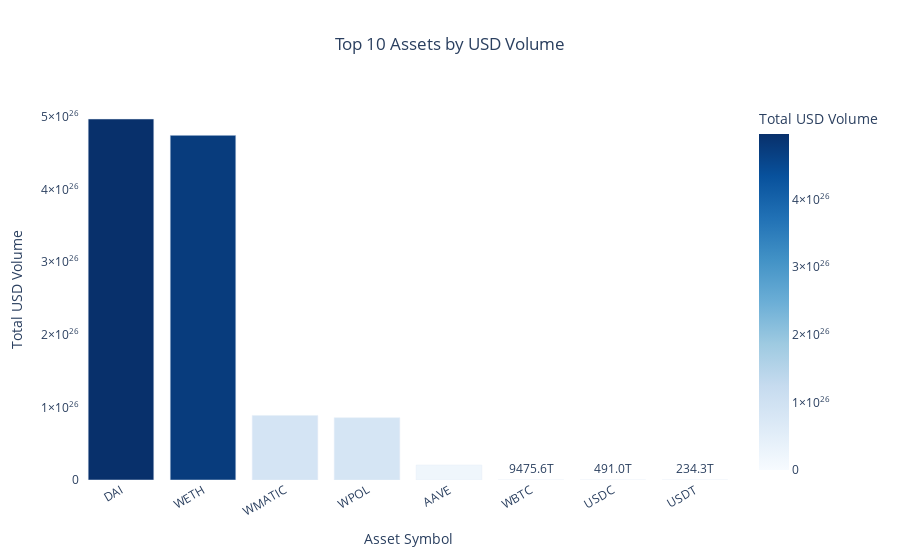

The cell this chart's notebook holds for it:
### Markdown cell above
#### Top 10 assets by total USD volume

### Code cell
import plotly.express as px

# formatted volume labels
def format_usd(value):
    if value >= 1e12:
        return f'{value / 1e12:.1f}T'
    elif value >= 1e9:
        return f'{value / 1e9:.1f}B'
    elif value >= 1e6:
        return f'{value / 1e6:.1f}M'
    else:
        return f'{value:.0f}'

top_assets_usd = df.groupby('asset_symbol')['amount_usd'].sum().nlargest(10).reset_index()
top_assets_usd['formatted_amount'] = top_assets_usd['amount_usd'].apply(format_usd)

# Plotly bar chart
fig2 = px.bar(
    top_assets_usd,
    x='asset_symbol',
    y='amount_usd',
    text='formatted_amount',
    title='Top 10 Assets by USD Volume',
    labels={'asset_symbol': 'Asset Symbol', 'amount_usd': 'Total USD Volume'},
    color='amount_usd',
    color_continuous_scale='Blues'  # Optional: adds nice gradient
)

# Customize layout
fig2.update_traces(
    textposition='outside',
    hovertemplate='<b>%{x}</b><br>Total Volume: %{y:,.2f} USD<extra></extra>'
)

fig2.update_layout(
    yaxis_title='Total USD Volume',
    xaxis_title='Asset Symbol',
    plot_bgcolor='white',
    xaxis_tickangle=-30,
    title_x=0.5,
    uniformtext_minsize=10,
    uniformtext_mode='hide',
)

fig2.show()

### Figure 1 — Plotly figure (JSON) as saved in the notebook; plotly's stock layout.template omitted (floating-point values rounded to 4 significant figures)
{"data": [{"hovertemplate": "<b>%{x}</b><br>Total Volume: %{y:,.2f} USD<extra></extra>", "legendgroup": "", "marker": {"color": [4.971e+26, 4.746e+26, 8.893e+25, 8.586e+25, 2.058e+25, 9476000000000000.0, 491000000000000.0, 234300000000000.0], "coloraxis": "coloraxis", "pattern": {"shape": ""}}, "name": "", "orientation": "v", "showlegend": false, "text": ["497117697704058.6T", "474629369098077.0T", "88934683017398.0T", "85856600731999.1T", "20575274217580.0T", "9475.6T", "491.0T", "234.3T"], "textposition": "outside", "type": "bar", "x": ["DAI", "WETH", "WMATIC", "WPOL", "AAVE", "WBTC", "USDC", "USDT"], "xaxis": "x", "y": [4.971e+26, 4.746e+26, 8.893e+25, 8.586e+25, 2.058e+25, 9476000000000000.0, 491000000000000.0, 234300000000000.0], "yaxis": "y"}], "layout": {"barmode": "relative", "coloraxis": {"colorbar": {"title": {"text": "Total USD Volume"}}, "colorscale": [[0, "rgb(247,251,255)"], [0.125, "rgb(222,235,247)"], [0.25, "rgb(198,219,239)"], [0.375, "rgb(158,202,225)"], [0.5, "rgb(107,174,214)"], [0.625, "rgb(66,146,198)"], [0.75, "rgb(33,113,181)"], [0.875, "rgb(8,81,156)"], [1, "rgb(8,48,107)"]]}, "legend": {"tracegroupgap": 0}, "plot_bgcolor": "white", "title": {"text": "Top 10 Assets by USD Volume", "x": 0.5}, "uniformtext": {"minsize": 10, "mode": "hide"}, "xaxis": {"anchor": "y", "domain": [0, 1], "tickangle": -30, "title": {"text": "Asset Symbol"}}, "yaxis": {"anchor": "x", "domain": [0, 1], "title": {"text": "Total USD Volume"}}}}
